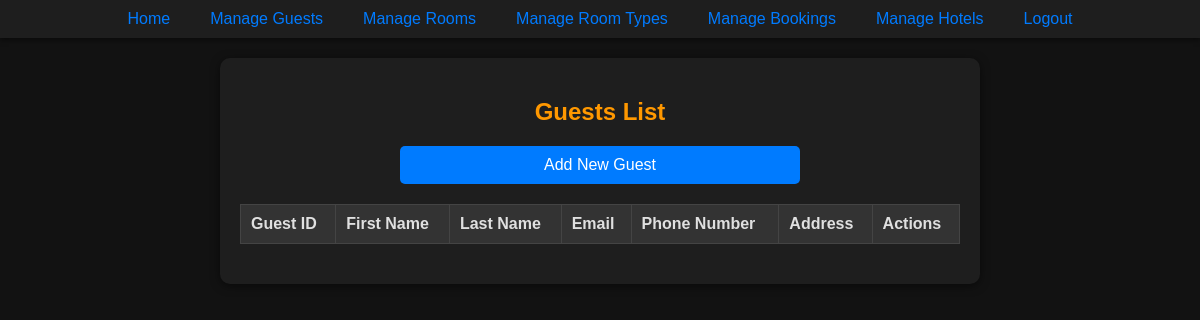
/php/viewGuests.php (signed in), run on an earlier commit of the app's database.
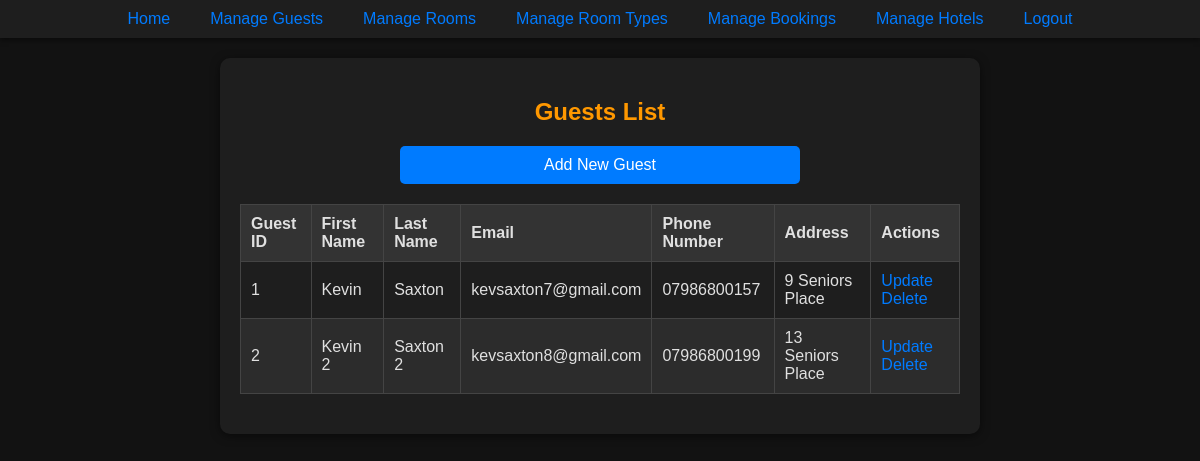
And on a later commit of the database.
### tables this page shows
CREATE TABLE "Guest" (
	"guestID"	INTEGER,
	"firstName"	VARCHAR(50) NOT NULL,
	"lastName"	VARCHAR(50) NOT NULL,
	"email"	VARCHAR(50) NOT NULL UNIQUE,
	"phoneNo"	VARCHAR(20) NOT NULL,
	"address"	VARCHAR(50),
	PRIMARY KEY("guestID" AUTOINCREMENT)
);

### php/viewGuests.php (the view, shortened to what this page needs)
<?php
include '../components/NavBar.php';
try {
    $stmt = $pdo->query('SELECT * FROM Guest');
    $guests = $stmt->fetchAll(PDO::FETCH_ASSOC);
} catch (PDOException $e) {
    echo 'Database error: ' . $e->getMessage();
    exit;
}
?>
<!DOCTYPE html>
<html lang="en">
<head>
    <link rel="stylesheet" href="../css/styles.css">
</head>
<body>
    <div class="form-container">
        <h2 class="center-text">Guests List</h2>
        <div class="center-text" style="margin-bottom: 20px;">
            <a href="createGuestPage.php" class="form-button half-width-button">Add New Guest</a>
        </div>
        <table>
            <thead>
                <tr>
                    <th>Guest ID</th>
                    <th>First Name</th>
                    <th>Last Name</th>
                    <th>Email</th>
                    <th>Phone Number</th>
                    <th>Address</th>
                    <th>Actions</th>
                </tr>
            </thead>
            <tbody>
                <?php foreach ($guests as $guest): ?>
                    <tr>
                        <td><?= htmlspecialchars($guest['guestID']) ?></td>
                        <td><?= htmlspecialchars($guest['firstName']) ?></td>
                        <td><?= htmlspecialchars($guest['lastName']) ?></td>
                        <td><?= htmlspecialchars($guest['email']) ?></td>
                        <td><?= htmlspecialchars($guest['phoneNo']) ?></td>
                        <td><?= htmlspecialchars($guest['address']) ?></td>
                        <td>
                            <a href="updateGuestPage.php?guestID=<?= $guest['guestID'] ?>">Update</a>
                            <a href="deleteGuest.php?guestID=<?= $guest['guestID'] ?>" onclick="return confirm('Are you sure you want to delete this guest?')">Delete</a>
                        </td>
                    </tr>
                <?php endforeach; ?>
            </tbody>
        </table>
    </div>
</body>
</html>

What changed in the data, as far as the page shows it:
added guest: guestID "1", firstName "Kevin", lastName "Saxton", email "kevsaxton7@gmail.com", phoneNo "07986800157", address "9 Seniors Place"
added guest: guestID "2", firstName "Kevin 2", lastName "Saxton 2", email "kevsaxton8@gmail.com", phoneNo "07986800199", address "13 Seniors Place"
